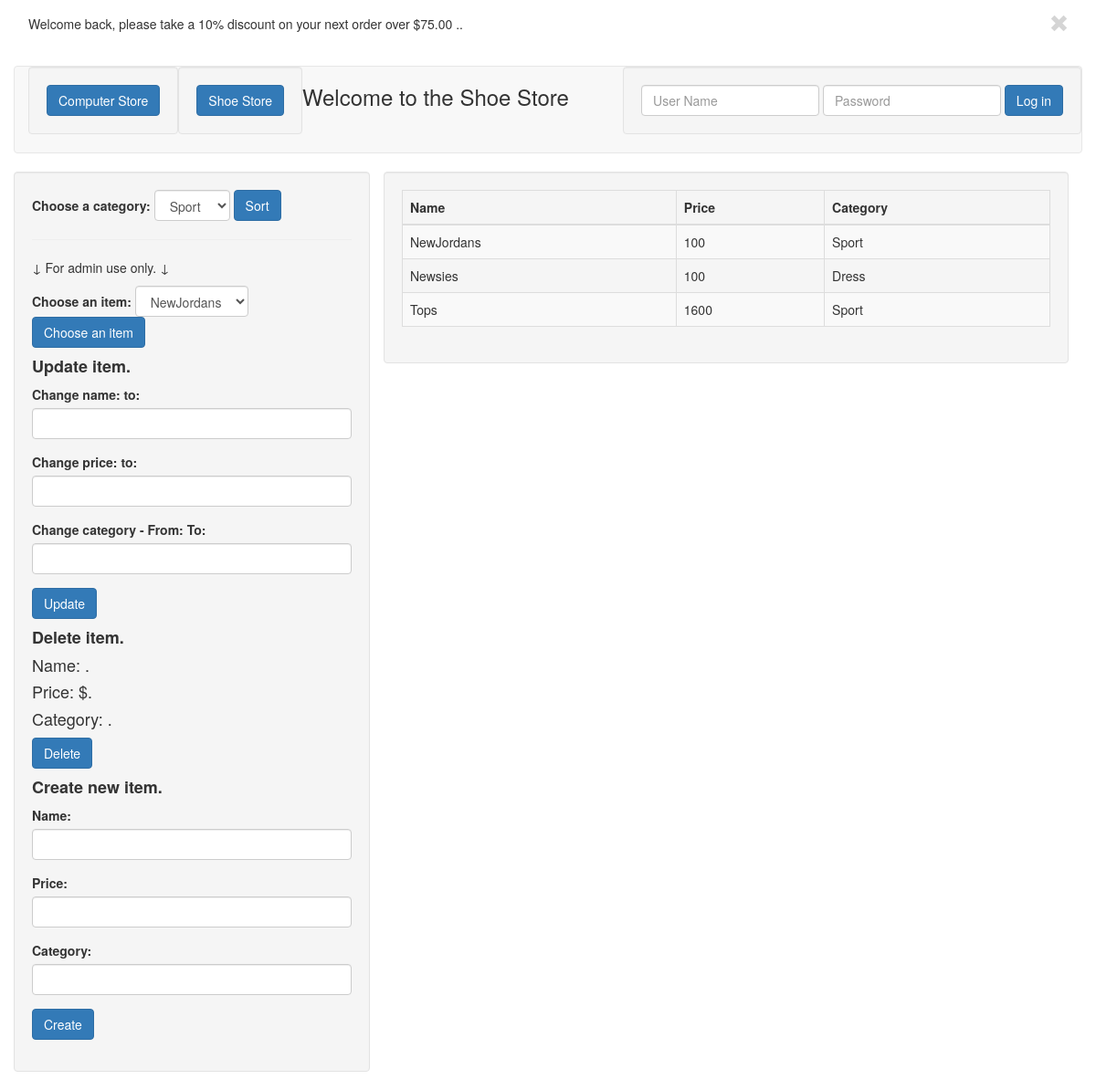
The page / on the database its author committed.
### tables this page shows
CREATE TABLE `stores` (
  `id` int(11) NOT NULL,
  `name` varchar(30) DEFAULT NULL,
  `price` int(10) DEFAULT NULL,
  `category` varchar(30) DEFAULT NULL,
  `store` varchar(30) DEFAULT NULL
);

### index.php (called while the page is built, shortened)
<?php
    new Utop();
    $home = new Vhome();
    $home->render();
    new UBottom();
?>

### uconnect.php (called while the page is built, shortened)
<?php
    class Uconnect {
        private static $instance;
        private $db;
			public function __construct() {
                $cs = 'mysql:host=localhost;dbname=phpTestDB';
                $user = 'phpuser';
                $password = 'p@$$ward';
                try {
                    $this->db = new PDO($cs, $user, $password);
                } catch(PDOException $e) {
                    die($e->getMessage());
                }
			}
            public static function getInstance() {
                if (empty(self::$instance)) {
                    self::$instance = new Uconnect();
                }
                return self::$instance;
            }
            public function prepare($query) {
                return $this->db->prepare($query);
            }
            public function query($query) {
                return $this->db->query($query);
            }
    }
?>

### mhome.php (called while the page is built, shortened)
<?php
    class Mhome {
        private $db;
        public function __construct() {
            $this->db = Uconnect::getInstance();
        }
        public function getCategorys () {
            $query = "SELECT DISTINCT category FROM stores WHERE store = ?";
            $preparedStatement = $this->db->prepare($query);
            $preparedStatement->bindValue(1, $_SESSION['sitename']);
            $preparedStatement->execute();
            $categorys = $preparedStatement->fetchall();
            return $categorys;
        }
         public function getRows () {
            $query = "SELECT  id, name, price, category FROM stores WHERE store = ?";
            $preparedStatement = $this->db->prepare($query);
            $preparedStatement->bindValue(1, $_SESSION['sitename']);
            $preparedStatement->execute();
            $selectedItems = $preparedStatement->fetchall();
            return $selectedItems;
         }
         public function getSiteNames () {
            $query = "SELECT DISTINCT store FROM stores";
            $site = $this->db->query($query)->fetchall();
            return $site;
         }
          public function getSiteName () {
                return  $_SESSION['sitename'];
          }
    }
?>

### vhome.php (the view, shortened to what this page needs)
<?php
    class Vhome {
        private $mhome;
        private $vadmin;
        public function __construct() {
            if (empty($_SESSION['firstTimeHere'])) {
                $defaults = new Usetdefaults();
                $defaults->setDefaults();
            }
            $this->mhome = new Mhome();
            $this->vadmin = new Vadmin();
        }
        public function render() {
            $siteNames = $this->mhome->getSiteNames();
            $siteName = $this->mhome->getSiteName();
?>
            <nav class="navbar navbar-default">
                <div class="container-fluid">
                    <?php foreach($siteNames as  $site) : ?>
                        <div class="navbar-header well">
                            <form class="form-inline" action="index.php" method="post">
                                <div class="form-group">
                                    <button type="submit" class="btn btn-primary"><?= $site['store'] ?> Store</button>
                                </div>
                            </form>
                        </div>
                    <?php endforeach; ?>
                    <div class="navbar-header ">
                        <h3>Welcome to the <?= $siteName ?> Store</h3>
                    </div>
                    <div class="nav navbar-nav navbar-right well">
                    <?php if ($_SESSION['admin'] === 'no') { ?>
                        <div class="navbar-header">
                            <form class="form-inline" action="index.php" method="post">
                                <div class="form-group">
                                    <input type="text" class="form-control" name="user"  placeholder="User Name">
                                </div>
                                <div class="form-group">
                                    <input type="password" class="form-control" name="password"  placeholder="Password">
                                </div>
                                <button type="submit" class="btn btn-primary">Log in</button>
                            </form>
                        </div>
                   <?php }  ?>
                    </div>
                </div>
            </nav>
<?php
            $results = $this->mhome->getCategorys();
            $getrows = $this->mhome->getRows();
?>
                <div class="well col-lg-4">
                        <form class="form-inline" action="index.php" method="post">
                            <div class="form-group">
                                <label for="category" class="control-label">Choose a category:</label>
                                <select class="form-control" id="category" name="category">
                                        <?php foreach ($results as $category) : ?>
                                            <option value="<?= $category['category']?>" <?php if($category['category'] === $_SESSION['category']) echo'selected'?> >
                                                <?= $category['category']?>
                                            </option>
                                        <?php endforeach; ?>
                                </select>
                            </div>
                            <input class="btn btn-primary" type="submit" value="Sort">
                        </form>
                        <hr>
                        <p>&downarrow; For admin use only. &downarrow;</p>
                        <form class="form-inline" action="index.php" method="post">
                            <div class="form-group">
                                <label for="prepItem" class="control-label">Choose an item:</label>
                                <select class="form-control" id="prepItem" name="prepItem">
                                        <?php foreach ($getrows as $item) : ?>
                                            <option value="<?= $item['id']?>" <?php if($item['id'] === $_SESSION['prepId']) echo'selected'?>>
                                                <?= $item['name']?>
                                            </option>
                                        <?php endforeach; ?>
                                </select>
                            </div>
                            <input class="btn btn-primary" type="submit" value="Choose an item">
                        </form>
                    <?php $this->vadmin->render(); ?>
                </div>
                <div class="col-lg-8">
                    <div class="well">
                        <table class="table table-bordered table-striped">
                            <thead>
                                <tr>
                                    <th>Name</th>
                                    <th>Price</th>
                                    <th>Category</th>
                                </tr>
                            </thead>
                            <tbody>
                                <?php foreach($getrows as $row) : ?>
                                    <tr>
                                        <td><?= $row['name']?></td>
                                        <td><?= $row['price']?></td>
                                        <td><?= $row['category']?></td>
                                    </tr>
                                <?php endforeach; ?>
                            </tbody>
                        </table>
                    </div>
                </div>
<?php
        }
    }
?>

### utop.php (shortened to what this page needs)
<?php
    class Utop {
        public function __construct() {
            echo '<!DOCTYPE html>
                    <html lang="en">
                    <head>
                        <meta charset="utf-8">
                        <meta http-equiv="X-UA-Compatible" content="IE=edge">
                        <meta name="viewport" content="width=device-width, initial-scale=1">
                        <title>Sefer Center</title>
                        <link rel="stylesheet" href="https://maxcdn.bootstrapcdn.com/bootstrap/3.3.7/css/bootstrap.min.css">
                    </head>
                    <body>
                        <div class="container-fluid">';
        }
    }
?>

### usetDefaults.php (shortened to what this page needs)
<?php
    class UsetDefaults {
        private $error;
        public function __construct() {
            $this->error = Uerror::getInstance();
        }
        public function setDefaults() {
            if (!isset($_COOKIE['discount'])) {
                $this->error->error('Welcome back, please take a 10% discount on your next order over $75.00 .');
            }
        }
    }
?>

### uerror.php (shortened to what this page needs)
<?php
    class Uerror {
        public function error($error) {
            echo '<div class="alert alert-dismissible" role="alert">
                    <button type="button" class="close" data-dismiss="alert" aria-label="Close"><span class="glyphicon glyphicon-remove" aria-hidden="true"></span> </button>
                    ' . $error . '.
            </div>';
        }
    }
?>

### vadmin.php (shortened to what this page needs)
<?php
    class Vadmin {
        public function render() {
?>
                <form class="form" action="index.php" method="post">
                    <h4><strong> Update item.</strong></h4>
                    <div class="form-group">
                        <label for="name" class="control-label">Change name: <?= $_SESSION['prepName'] ?> to:</label>
                        <input type="text" id="name" class="form-control" name="name" value=" <?= $_SESSION['prepName'] ?> ">
                    </div>
                    <div class="form-group">
                        <label for="price" class="control-label ">Change price:  <?= $_SESSION['prepPrice'] ?> to:</label>
                        <input type="number" id="price" class="form-control" name="price" step=".01" value="<?= $_SESSION['prepPrice'] ?>">
                    </div>
                    <div class="form-group">
                        <label for="category" class="control-label ">Change category - From: <?= $_SESSION['prepCategory'] ?>  To:</label>
                        <input type="text" id="category" class="form-control" name="category" value="<?= $_SESSION['prepCategory'] ?>">
                    </div>
                    <input class="btn btn-primary" type="submit" name="update" value="Update">
                </form>
                <form class="form" action="index.php" method="post">
                    <h4><strong> Delete item.</strong></h4>
                    <h4> Name: <?= $_SESSION['prepName'] ?>.</h4>
                    <h4> Price: $<?= $_SESSION['prepPrice'] ?>.</h4>
                    <h4> Category: <?= $_SESSION['prepCategory'] ?>.</h4>
                    <input class="btn btn-primary" type="submit" name="delete" value="Delete">
                </form>
                <form class="form" action="index.php" method="post">
                    <h4><strong> Create new item.</strong></h4>
                    <div class="form-group">
                        <label for="name" class="control-label">Name:</label>
                        <input type="text" id="name" class="form-control" name="name" value="<?php  if (!empty($_POST['name'])) echo $_POST['name'] ?>" >
                    </div>
                    <div class="form-group">
                        <label for="price" class="control-label">Price:</label>
                        <input type="number" id="price" class="form-control" name="price" step=".01" value="<?php  if (!empty($_POST['price'])) echo $_POST['price'] ?>">
                    </div>
                    <div class="form-group">
                        <label for="category" class="control-label">Category:</label>
                        <input type="text" id="category" class="form-control" name="category" value="<?php  if (!empty($_POST['category'])) echo $_POST['category'] ?>">
                    </div>
                    <div class="form-group">
                        <button type="submit" class="btn btn-primary">Create</button>
                    </div>
                </form>
<?php
        }
    }
?>

### ubottom.php (shortened to what this page needs)
<?php
    class Ubottom {
        public function __construct() {
            echo '  </div>
                    <script src="https://ajax.googleapis.com/ajax/libs/jquery/3.1.1/jquery.min.js"></script>
                    <script src="https://maxcdn.bootstrapcdn.com/bootstrap/3.3.7/js/bootstrap.min.js"></script>
                    </body>
                    </html>';
        }
    }
?>

### rows shown on the page
stores: name "NewJordans", price "100", category "Sport"
stores: name "Newsies", price "100", category "Dress"
stores: name "Tops", price "1600", category "Sport"

### other values the page prints
$error "Welcome back, please take a 10% discount on your next order over $75.00 ."
$site['store'] "Computer"
$site['store'] "Shoe"
$siteName "Shoe"
form field category "Sport"
form field prepItem "NewJordans"
